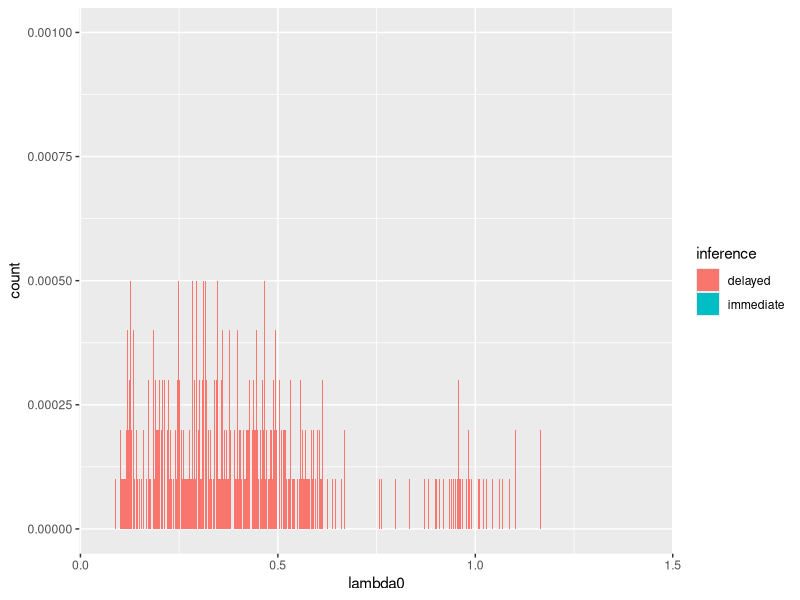

R code for this plot:
library(ggplot2)
delayed_data = read.csv("clads2-delayed.csv", sep = " ")
delayed_data$inference = rep( "delayed", nrow(delayed_data))
data = read.csv("clads2.csv", sep = " ")
data$inference = rep("immediate", nrow(data))

df = rbind(data.frame("lambda0" = delayed_data$lambda0, "inference" = delayed_data$inference, "weight" = delayed_data$weight),
 data.frame("lambda0" = data$lambda0, "inference" = data$inference, "weight" = data$weight))



ggplot(df, aes(x = lambda0, weight = weight, fill = inference)) +  geom_histogram(binwidth = 0.0001) 


# aes(x=lambda0, color=inference)